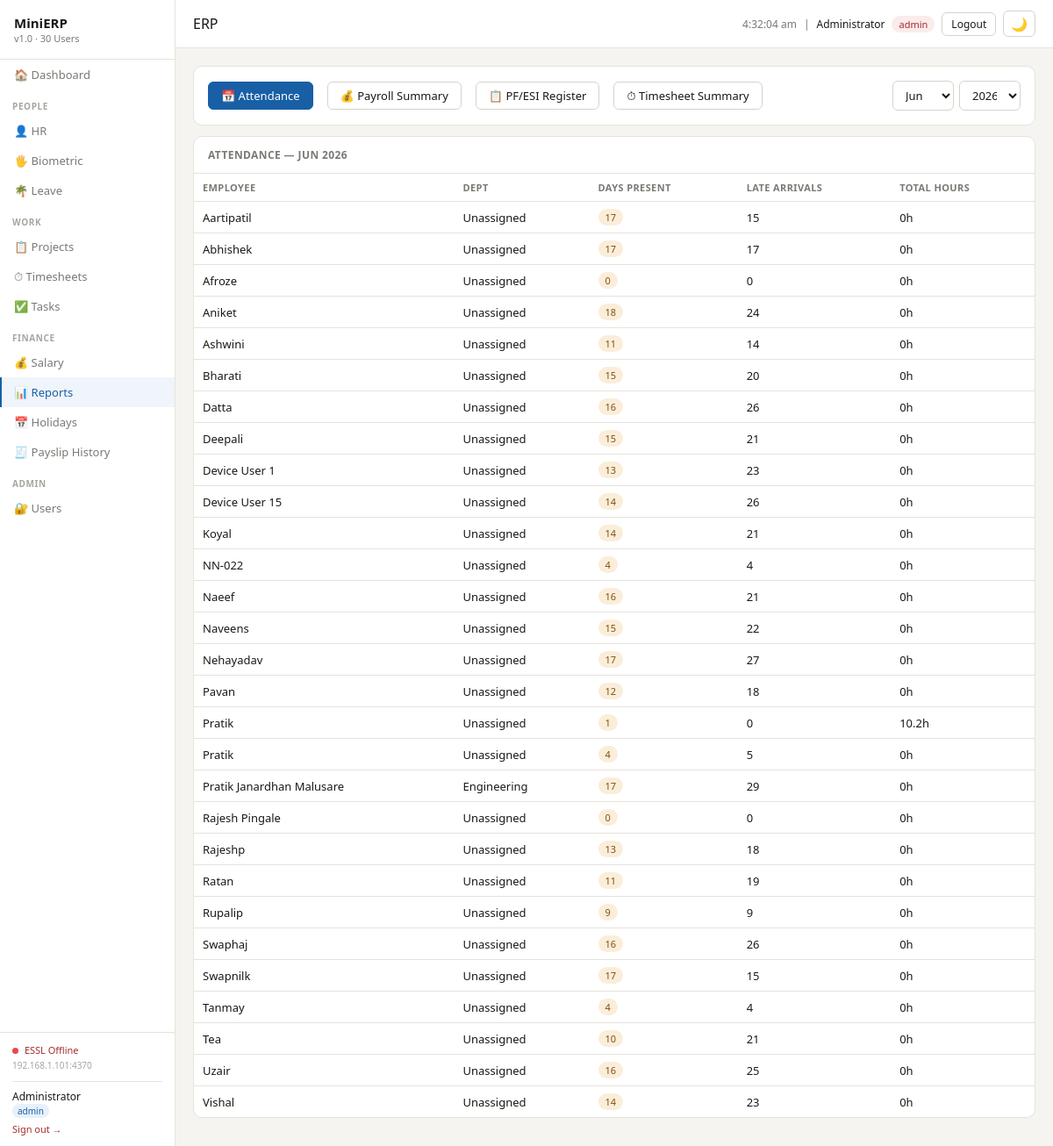
/reports/attendance (signed in), run on the app's committed database.
### tables this page shows
CREATE TABLE users (
        id          INTEGER PRIMARY KEY AUTOINCREMENT,
        username    TEXT UNIQUE NOT NULL,
        password    TEXT NOT NULL,
        full_name   TEXT NOT NULL,
        role        TEXT NOT NULL DEFAULT 'user',
        active      INTEGER DEFAULT 1,
        employee_id INTEGER UNIQUE REFERENCES employees(id)
    , must_change_password INTEGER DEFAULT 0, temp_password TEXT);

CREATE TABLE employees (
        id       INTEGER PRIMARY KEY AUTOINCREMENT,
        name     TEXT NOT NULL,
        dept     TEXT NOT NULL,
        role     TEXT NOT NULL,
        join_date TEXT NOT NULL,
        salary   REAL NOT NULL,
        pan      TEXT UNIQUE NOT NULL,
        pf       INTEGER DEFAULT 1,
        esi      INTEGER DEFAULT 0,
        status   TEXT DEFAULT 'active'
    , employee_code TEXT, essl_user_id TEXT, file_no TEXT, dob TEXT, age INTEGER, blood_group TEXT, probation_period TEXT, confirmation_date TEXT, notice_period TEXT, personal_contact TEXT, personal_email TEXT, official_email TEXT, current_address TEXT, permanent_address TEXT, offer_letter TEXT, aadhar_card TEXT, pan_card_note TEXT, insurance_list TEXT, account_number TEXT, ifsc_code TEXT, edu_ssc TEXT, edu_hsc TEXT, edu_ug TEXT, edu_pg TEXT, emergency_name TEXT, emergency_relation TEXT, emergency_contact TEXT, emergency_location TEXT, father_name TEXT, father_contact TEXT, mother_name TEXT, mother_contact TEXT, sister_name TEXT, sister_contact TEXT, brother_name TEXT, brother_contact TEXT);

### modules/reports.py (the view)
@reports_bp.route("/attendance")
@login_required
def attendance():
    year  = int(request.args.get("year",  date.today().year))
    month = int(request.args.get("month", date.today().month))
    conn  = get_conn()
    rows  = conn.execute("""
        SELECT e.name, e.dept,
               COUNT(DISTINCT a.punch_date) as days_present,
               SUM(CASE WHEN time(a.punch_in) > time('09:30') THEN 1 ELSE 0 END) as late_count,
               ROUND(SUM(
                 CASE WHEN a.punch_out IS NOT NULL
                 THEN (strftime('%H',a.punch_out)*60 + strftime('%M',a.punch_out) -
                       strftime('%H',a.punch_in)*60  - strftime('%M',a.punch_in)) / 60.0
                 ELSE 0 END
               ),1) as total_hours
        FROM employees e
        LEFT JOIN attendance a ON a.employee_id=e.id
            AND strftime('%Y',a.punch_date)=? AND strftime('%m',a.punch_date)=?
        WHERE e.status='active'
        GROUP BY e.id ORDER BY e.name
    """, (str(year), f"{month:02d}")).fetchall()
    conn.close()
    return render_template("reports.html", report="attendance", rows=rows,
                           year=year, month=month, months=MONTHS,
                           month_name=MONTHS[month-1])

### modules/auth.py (called while the page is built, shortened)
def load_user(user_id):
    conn = get_conn()
    row = conn.execute(
        "SELECT * FROM users WHERE id=?",
        (user_id,),
    ).fetchone()
    conn.close()
    return User(row) if row and row["active"] else None

@auth_bp.before_app_request
def force_password_change():
    if not current_user.is_authenticated:
        return
    allowed_endpoints = {
        "auth.change_password",
        "auth.logout",
        "static",
    }
    if current_user.must_change_password and request.endpoint not in allowed_endpoints:
        return redirect(url_for("auth.change_password"))

    @property
    def is_admin(self):
        return self.role == "admin"

    @property
    def is_hr(self):
        return self.role in ("admin", "hr")

    def can(self, module):
        if self.role == "admin":
            return True

### modules/db.py (called while the page is built)
def get_conn():
    conn = sqlite3.connect(DB_PATH)
    conn.row_factory = sqlite3.Row
    conn.execute("PRAGMA foreign_keys = ON")
    return conn

### templates/reports.html (shortened to what this page needs)
{% extends "base.html" %}
{% set active = "reports" %}
{% block content %}
<div class="card">
  <div class="flex" style="gap:16px;flex-wrap:wrap">
    <a href="/reports/attendance?year={{ year }}&month={{ month }}" class="btn {{ 'btn-primary' if report=='attendance' }}">📅 Attendance</a>
    {% if current_user.is_hr %}
    <a href="/reports/payroll?year={{ year }}&month={{ month }}"    class="btn {{ 'btn-primary' if report=='payroll' }}">💰 Payroll Summary</a>
    <a href="/reports/compliance?year={{ year }}&month={{ month }}" class="btn {{ 'btn-primary' if report=='compliance' }}">📋 PF/ESI Register</a>
    {% endif %}
    <a href="/reports/timesheet-summary?year={{ year }}&month={{ month }}" class="btn {{ 'btn-primary' if report=='timesheet_summary' }}">⏱ Timesheet Summary</a>
    <div class="ml-auto">
      <form method="GET" action="{{ request.path }}" style="display:flex;gap:6px">
        <select name="month" onchange="this.form.submit()">
          {% for i in range(1,13) %}
          <option value="{{ i }}" {{ 'selected' if month==i }}>{{ months[i-1] }}</option>
          {% endfor %}
        </select>
        <select name="year" onchange="this.form.submit()">
          {% for y in range(2023,2027) %}
          <option value="{{ y }}" {{ 'selected' if year==y }}>{{ y }}</option>
          {% endfor %}
        </select>
      </form>
    </div>
  </div>
</div>
{% if report == 'attendance' %}
<div class="card" style="padding:0;overflow:hidden">
  <div style="padding:12px 16px;border-bottom:1px solid var(--border);display:flex;justify-content:space-between;align-items:center">
    <span class="card-title" style="margin:0">Attendance — {{ month_name }} {{ year }}</span>
  </div>
  <table>
    <thead><tr><th>Employee</th><th>Dept</th><th>Days Present</th><th>Late Arrivals</th><th>Total Hours</th></tr></thead>
    <tbody>
    {% for r in rows %}
    <tr>
      <td style="font-weight:500">{{ r.name }}</td>
      <td>{{ r.dept }}</td>
      <td><span class="badge {{ 'badge-green' if r.days_present >= 20 else 'badge-amber' }}">{{ r.days_present or 0 }}</span></td>
      <td>{{ r.late_count or 0 }}</td>
      <td>{{ r.total_hours or 0 }}h</td>
    </tr>
    {% endfor %}
    </tbody>
  </table>
</div>
{% else %}
<div class="card" style="text-align:center;padding:40px;color:var(--text2)">
  Select a report type above.
</div>
{% endif %}
{% endblock %}

### templates/base.html (shortened to what this page needs)
<!DOCTYPE html>
<html lang="en">
<head>
</head>
<body>
<div class="sidebar">
  <div class="logo">MiniERP <span>v1.0 · 30 Users</span></div>
  <nav class="nav">
    <a href="/dashboard" class="{{ 'active' if active=='dashboard' }}">🏠 Dashboard</a>
    <div class="nav-section">People</div>
    <a href="/hr"        class="{{ 'active' if active=='hr' }}">👤 HR</a>
    <a href="/biometric" class="{{ 'active' if active=='biometric' }}">🖐 Biometric</a>
    {% if current_user.can('leave') %}
    <a href="/leave"     class="{{ 'active' if active=='leave' }}">🌴 Leave</a>
    {% endif %}
    <div class="nav-section">Work</div>
    {% if current_user.can('projects') %}
    <a href="/projects"  class="{{ 'active' if active=='projects' }}">📋 Projects</a>
    {% endif %}
    {% if current_user.can('timesheet') %}
    <a href="/timesheet" class="{{ 'active' if active=='timesheet' }}">⏱ Timesheets</a>
    {% endif %}
    {% if current_user.can('tasks') or current_user.is_hr %}
    <a href="/tasks" class="{{ 'active' if active=='tasks' }}">✅ Tasks</a>
    {% endif %}
    <div class="nav-section">Finance</div>
    <a href="/salary"    class="{{ 'active' if active=='salary' }}">💰 Salary</a>
    <a href="/reports"   class="{{ 'active' if active=='reports' }}">📊 Reports</a>
    {% if current_user.is_hr %}
    <a href="/holidays"  class="{{ 'active' if active=='holidays' }}">📅 Holidays</a>
    <a href="/salary/history" class="{{ 'active' if active=='payslip_history' }}">🧾 Payslip History</a>
    {% endif %}
    {% if current_user.is_authenticated and current_user.is_admin %}
    <div class="nav-section">Admin</div>
    <a href="/users"     class="{{ 'active' if active=='users' }}">🔐 Users</a>
    {% endif %}
  </nav>
  <div class="sidebar-footer">
    <div id="essl-status" style="line-height:1.5">
      <span id="essl-dot" class="sync-dot" style="background:#A8A5A0"></span>
      <span id="essl-label" style="font-size:11px;color:var(--text2)">Checking…</span><br>
      <span id="essl-addr" style="font-size:10px;color:var(--text3)"></span>
    </div>
    {% if current_user.is_authenticated %}
    <div style="margin-top:10px;padding-top:8px;border-top:1px solid var(--border)">
      <div style="font-size:12px;color:var(--text);font-weight:500">{{ current_user.full_name }}</div>
      <div style="font-size:11px;color:var(--text2);margin-bottom:6px">
        <span style="background:#E6F1FB;color:#185FA5;padding:1px 6px;border-radius:10px;font-size:10px">{{ current_user.role }}</span>
      </div>
      <a href="/logout" style="font-size:11px;color:#A32D2D">Sign out →</a>
    </div>
    {% endif %}
  </div>
</div>
<div class="main">
  <div class="topbar">
    <h1>{{ title | default("ERP") }}</h1>
    <div class="flex">
      <span style="font-size:12px;color:#7A7974" id="clock"></span>
      {% if current_user.is_authenticated %}
      <span style="font-size:12px;color:#7A7974">|</span>
      <span style="font-size:12px;font-weight:500">{{ current_user.full_name }}</span>
      <span class="badge {{ 'badge-red' if current_user.role=='admin' else 'badge-blue' if current_user.role=='hr' else 'badge-gray' }}">{{ current_user.role }}</span>
      <a href="/logout" class="btn btn-sm" style="font-size:12px">Logout</a>
      {% endif %}
      <button id="theme-toggle" class="btn btn-sm" onclick="toggleDark()" title="Toggle dark mode" style="font-size:15px;padding:4px 8px">🌙</button>
    </div>
  </div>
  <div class="content">
    {% block content %}{% endblock %}
  </div>
</div>
</body>
</html>

### templates/base.html (style rules this page uses)
* { box-sizing:border-box;margin:0;padding:0 }
:root { --bg:#F5F4F0;--bg2:#fff;--bg3:#FAFAF8; --border:#E5E3DC;--border2:#D5D3CB; --text:#1A1916;--text2:#7A7974;--text3:#A8A5A0; --nav-hover:#F5F4F0;--nav-active:#F0F4FB; --row-hover:#FAFAF8;--row-alt:#F5F4F0; --input-bg:#fff; }
body { font-family:Segoe UI,system-ui,sans-serif;background:var(--bg);color:var(--text);font-size:14px;display:flex;height:100vh;overflow:hidden }
a { color:inherit;text-decoration:none }
.sidebar { width:200px;background:var(--bg2);border-right:1px solid var(--border);display:flex;flex-direction:column;flex-shrink:0;height:100vh }
.logo { padding:16px;font-weight:600;font-size:15px;border-bottom:1px solid #E5E3DC }
.logo span { font-size:11px;font-weight:400;color:var(--text2);display:block }
.nav-section { font-size:10px;font-weight:600;color:var(--text3);padding:12px 14px 4px;letter-spacing:.6px;text-transform:uppercase }
.nav a { display:flex;align-items:center;gap:8px;padding:8px 14px;color:var(--text2);font-size:13px;border-left:2px solid transparent }
.nav a.active { background:var(--nav-active);color:#185FA5;font-weight:500;border-left-color:#185FA5 }
.sidebar-footer { padding:12px 14px;border-top:1px solid var(--border);font-size:11px;color:var(--text3);margin-top:auto }
.sync-dot { display:inline-block;width:7px;height:7px;border-radius:50%;background:#A8A5A0;margin-right:4px }
.main { flex:1;display:flex;flex-direction:column;overflow:hidden }
.topbar { padding:12px 20px;background:var(--bg2);border-bottom:1px solid var(--border);display:flex;justify-content:space-between;align-items:center;flex-shrink:0 }
.topbar h1 { font-size:16px;font-weight:500 }
.content { flex:1;overflow-y:auto;padding:20px }
.card { background:var(--bg2);border:1px solid var(--border);border-radius:10px;padding:16px;margin-bottom:12px }
.card-title { font-size:12px;font-weight:600;color:var(--text2);margin-bottom:12px;text-transform:uppercase;letter-spacing:.4px }
table { width:100%;border-collapse:collapse;font-size:13px }
th { text-align:left;padding:8px 10px;border-bottom:1px solid var(--border);font-size:11px;font-weight:600;color:var(--text2);text-transform:uppercase;letter-spacing:.4px }
td { padding:8px 10px;border-bottom:1px solid var(--border);vertical-align:middle }
tr:last-child td { border-bottom:none }
.badge { display:inline-flex;align-items:center;padding:2px 8px;border-radius:20px;font-size:11px;font-weight:500 }
.badge-amber { background:#FAEEDA;color:#854F0B }
.badge-red { background:#FCEBEB;color:#A32D2D }
.btn { padding:6px 14px;border-radius:6px;font-size:13px;cursor:pointer;font-family:inherit;font-weight:500;border:1px solid #D5D3CB;background:#fff;color:#1A1916;display:inline-flex;align-items:center;gap:6px }
.btn-primary { background:#185FA5;color:#fff;border-color:#185FA5 }
.btn-sm { padding:4px 10px;font-size:12px }
input,select,textarea { padding:6px 10px;border:1px solid var(--border2);border-radius:6px;font-family:inherit;font-size:13px;background:var(--input-bg);color:var(--text);outline:none;width:100% }
.flex { display:flex;gap:8px;align-items:center }
.ml-auto { margin-left:auto }

### data on the page
users: full_name "Administrator", role "admin"
employees: name "Aartipatil", dept "Unassigned", days_present "17", late_count "15", total_hours "0"
employees: name "Abhishek", dept "Unassigned", days_present "17", late_count "17", total_hours "0"
employees: name "Afroze", dept "Unassigned", days_present "0", late_count "0", total_hours "0"
employees: name "Aniket", dept "Unassigned", days_present "18", id "24", total_hours "0"
employees: name "Ashwini", dept "Unassigned", days_present "11", id "14", total_hours "0"
employees: name "Bharati", dept "Unassigned", days_present "15", late_count "20", total_hours "0"
employees: name "Datta", dept "Unassigned", days_present "16", late_count "26", total_hours "0"
employees: name "Deepali", dept "Unassigned", days_present "15", late_count "21", total_hours "0"
employees: name "Device User 1", dept "Unassigned", days_present "13", late_count "23", total_hours "0"
employees: name "Device User 15", dept "Unassigned", days_present "14", late_count "26", total_hours "0"
employees: name "Koyal", dept "Unassigned", days_present "14", late_count "21", total_hours "0"
employees: name "NN-022", dept "Unassigned", days_present "4", late_count "4", total_hours "0"
employees: name "Naeef", dept "Unassigned", days_present "16", late_count "21", total_hours "0"
employees: name "Naveens", dept "Unassigned", days_present "15", late_count "22", total_hours "0"
employees: name "Nehayadav", dept "Unassigned", days_present "17", late_count "27", total_hours "0"
employees: name "Pavan", dept "Unassigned", days_present "12", late_count "18", total_hours "0"
employees: name "Pratik", dept "Unassigned", days_present "1", late_count "0", total_hours "10.2"
employees: name "Pratik", dept "Unassigned", days_present "4", late_count "5", total_hours "0"
employees: name "Pratik Janardhan Malusare", dept "Engineering", days_present "17", late_count "29", esi "0"
employees: name "Rajesh Pingale", dept "Unassigned", days_present "0", late_count "0", total_hours "0"
employees: name "Rajeshp", dept "Unassigned", days_present "13", late_count "18", total_hours "0"
employees: name "Ratan", dept "Unassigned", days_present "11", late_count "19", total_hours "0"
employees: name "Rupalip", dept "Unassigned", days_present "9", late_count "9", total_hours "0"
employees: name "Swaphaj", dept "Unassigned", days_present "16", late_count "26", total_hours "0"
employees: name "Swapnilk", dept "Unassigned", days_present "17", late_count "15", total_hours "0"
employees: name "Tanmay", dept "Unassigned", days_present "4", late_count "4", total_hours "0"
employees: name "Tea", dept "Unassigned", days_present "10", late_count "21", total_hours "0"
employees: name "Uzair", dept "Unassigned", days_present "16", late_count "25", total_hours "0"
employees: name "Vishal", dept "Unassigned", days_present "14", late_count "23", total_hours "0"

### other printed values
{{ title | default("ERP") }} "ERP"
{{ month_name }} "JUN"
{{ year }} "2026"
form field month "Jun"
form field year "2026"
